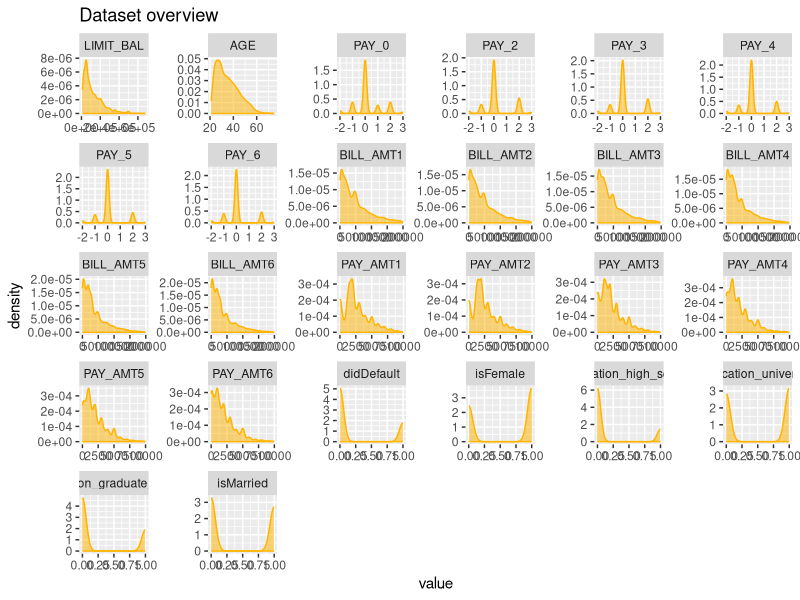
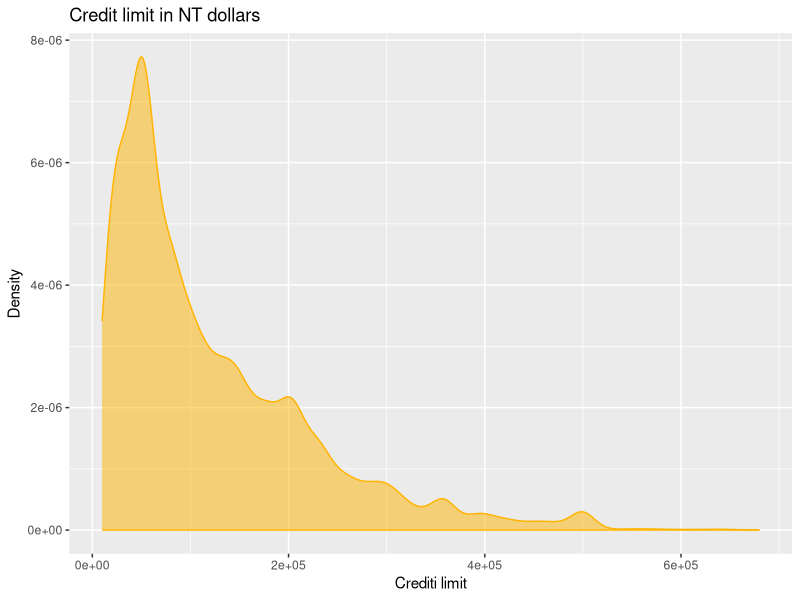

These charts were generated, in order, by the following R code:
#### Variables in the dataset
# X1: Amount of the given credit (NT dollar): it includes both the individual consumer credit and his/her family (supplementary) credit.
# X2: Gender (1 = male; 2 = female).
# X3: Education (1 = graduate school; 2 = university; 3 = high school; 4 = others).
# X4: Marital status (1 = married; 2 = single; 3 = others).
# X5: Age (year).
# X6 - X11: History of past payment. We tracked the past monthly payment records (from April to September, 2005) as follows: X6 = the repayment status in September, 2005; X7 = the repayment status in August, 2005; . . .;X11 = the repayment status in April, 2005. The measurement scale for the repayment status is: -1 = pay duly; 1 = payment delay for one month; 2 = payment delay for two months; . . .; 8 = payment delay for eight months; 9 = payment delay for nine months and above.
# X12-X17: Amount of bill statement (NT dollar). X12 = amount of bill statement in September, 2005; X13 = amount of bill statement in August, 2005; . . .; X17 = amount of bill statement in April, 2005.
# X18-X23: Amount of previous payment (NT dollar). X18 = amount paid in September, 2005; X19 = amount paid in August, 2005; . . .;X23 = amount paid in April, 2005.

# Variables - easier to read
# LIMIT_BAL - how much credit they were given
# PAY_2 - in month two, by how many months are they behind with payment. Can be negative if they overpaid
# BILL_ATM2 - in month two, how much total debt is left to pay
# PAY_ATM2 - in month two, how much they have to pay for that month
# didDefault - did they default in the next month? Target variable!

# Libraries
library(tidyverse) # pipes, filtering etc.
library(ggplot2) # plots
library(reshape2) # melting
orange = "#FFB400" # nice color for plotting


data <- read_csv("data/processed/creadit_default_clean.csv")

# Plotting

## Visualize each variable
## Takes a second to display
data %>% 
  melt() %>%
  filter(variable != 'ID') %>%
  ggplot(aes(x = value)) + 
  stat_density(color = orange, fill = orange, alpha = 0.5) + 
  facet_wrap(~variable, scales = "free") + 
  labs(title = 'Dataset overview')

## Visualize the credit variable
data %>%
  ggplot(aes(x = LIMIT_BAL)) +
  stat_density(color = orange, fill = orange, alpha = 0.5) +
  labs(
    title = 'Credit limit in NT dollars',
    x = 'Crediti limit',
    y = 'Density'
  )

